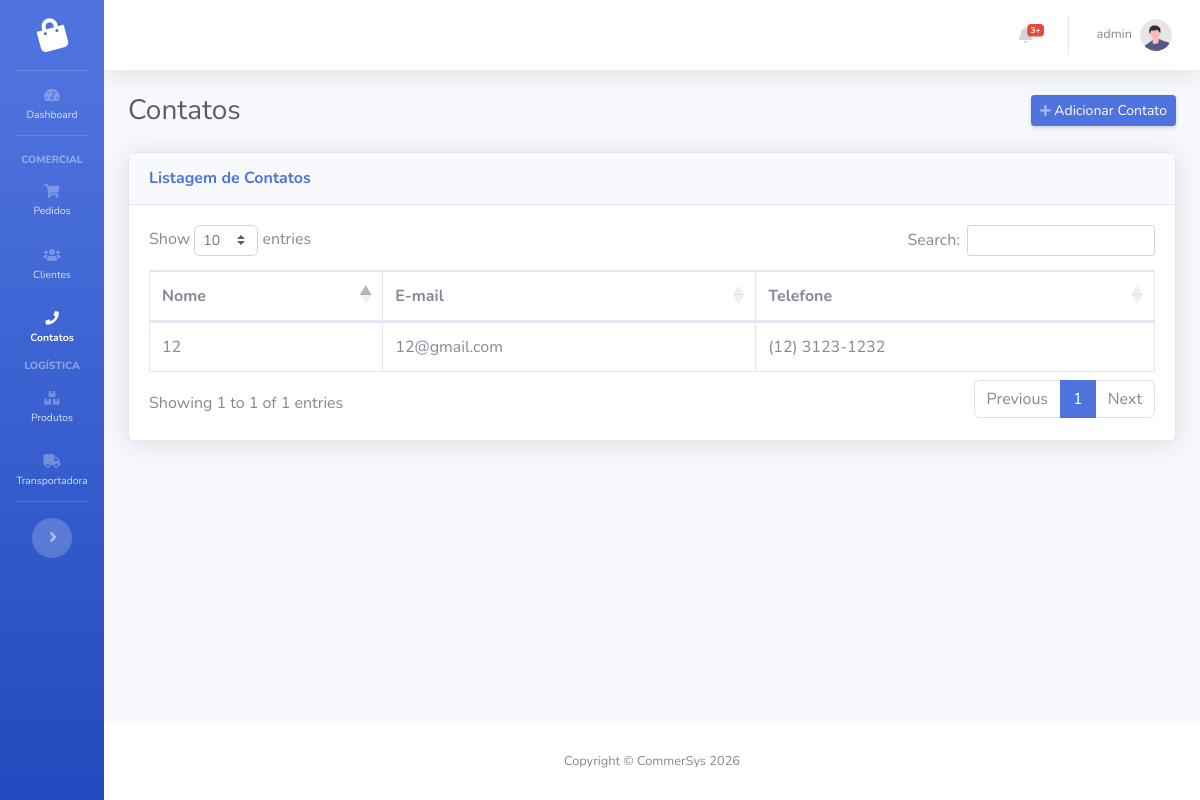
The app's page /comercial/contatos/ (signed in) with its own data.
### comercial/models.py (models this page shows, shortened)
class Contato(models.Model):
    nome = models.CharField(max_length=100)
    email = models.EmailField(max_length=254, blank=True, null=True)
    telefone = models.CharField(max_length=20, blank=True, null=True)
    created_at = models.DateTimeField(auto_now_add=True)
    updated_at = models.DateTimeField(auto_now=True)

### comercial/views.py (the view)
# urls.py: path('contatos/', views.ContatoListView.as_view(), name='contatos'),
class ContatoListView(ListView):
    model = Contato
    template_name = "comercial/contato_list.html"
    context_object_name = "contatos"

### comercial/templates/comercial/contato_list.html (shortened to what this page needs)
{% extends 'base.html' %}
{% load static %}
{% load humanize %}
{% block extra_css %}
  <link href="https://cdn.datatables.net/1.10.25/css/dataTables.bootstrap4.min.css" rel="stylesheet" />
{% endblock extra_css %}
{% block content %}
<div class="d-flex align-items-center justify-content-between mb-4">
  <h1 class="h3 mb-0 text-gray-800">Contatos</h1>
  <a href="{% url 'comercial:contato_create' %}" class="d-sm-inline-block btn btn-sm btn-primary shadow-sm">
    <i class="fas fa-plus fa-sm text-white-50"></i>
    <span class="d-none d-sm-inline"> Adicionar Contato</span>
  </a>
</div>
<div class="card shadow mb-4">
  <div class="card-header py-3">
    <h6 class="m-0 font-weight-bold text-primary">Listagem de Contatos</h6>
  </div>
  <div class="card-body">
    <div class="table-responsive">
      <table class="table table-bordered table-hover" id="dataTable" width="100%" cellspacing="0">
        <thead>
          <tr>
            <th>Nome</th>
            <th>E-mail</th>
            <th>Telefone</th>
          </tr>
        </thead>
        <tbody>
          {% for contato in contatos %}
            <tr data-bs-detail="{% url 'comercial:contato_detail' contato.id %}"
                style="cursor: pointer;">
              <td>{{ contato.nome|default_if_none:'Não inserido' }}</td>
              <td>{{ contato.email|default_if_none:'Não inserido' }}</td>
              <td>{{ contato.telefone|default_if_none:'Não inserido' }}</td>
            </tr>
          {% empty %}
            <tr>
              <td colspan="4" class="text-center text-muted py-4">
                Nenhum contato cadastrado.
              </td>
            </tr>
          {% endfor %}
        </tbody>
      </table>
    </div>
  </div>
</div>
{% endblock content %}

### templates/partials/_topbar.html (shortened to what this page needs)
{% load static %}
<nav
  class="navbar navbar-expand navbar-light bg-white topbar mb-4 static-top shadow"
>
  <ul class="navbar-nav ml-auto">
    <li class="nav-item dropdown no-arrow mx-1">
      <a
        class="nav-link dropdown-toggle"
        href="#"
        id="alertsDropdown"
        role="button"
        data-toggle="dropdown"
        aria-haspopup="true"
        aria-expanded="false"
      >
        <i class="fas fa-bell fa-fw"></i>
        <span class="badge badge-danger badge-counter">3+</span>
      </a>
    </li>
    <li class="nav-item dropdown no-arrow">
      <a
        class="nav-link dropdown-toggle"
        href="#"
        id="userDropdown"
        role="button"
        data-toggle="dropdown"
        aria-haspopup="true"
        aria-expanded="false"
      >
        <span class="mr-2 d-none d-lg-inline text-gray-600 small"
          >{{ user.get_username }}</span
        >
        <img
          class="img-profile rounded-circle"
          src="{% static 'img/undraw_profile.svg' %}"
        />
      </a>
    </li>
  </ul>
</nav>

### records on screen
Contato: nome "12", email "12@gmail.com", telefone "(12) 3123-1232"

### other values on screen
{{ user.get_username }} "admin"
